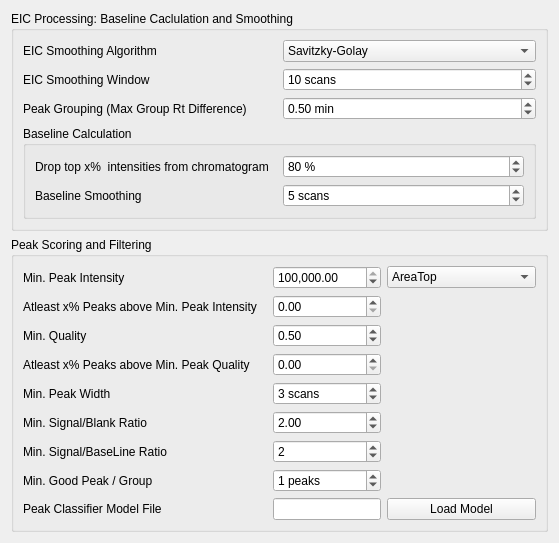
     <widget class="QWidget" name="eicProcessingTab">
      <attribute name="title">
       <string>EIC Processing and Filtering</string>
      </attribute>
      <layout class="QGridLayout" name="gridLayout_13">
       <item row="1" column="0">
        <widget class="QGroupBox" name="peakScroringOptions">
         <property name="title">
          <string>Peak Scoring and Filtering</string>
         </property>
         <layout class="QGridLayout" name="gridLayout_3">
          <item row="6" column="1">
           <widget class="QSpinBox" name="minNoNoiseObs">
            <property name="suffix">
             <string> scans</string>
            </property>
            <property name="minimum">
             <number>1</number>
            </property>
            <property name="maximum">
             <number>1000000000</number>
            </property>
            <property name="value">
             <number>3</number>
            </property>
           </widget>
          </item>
          <item row="8" column="0">
           <widget class="QLabel" name="label_6">
            <property name="text">
             <string>Min. Signal/BaseLine Ratio</string>
            </property>
           </widget>
          </item>
          <item row="10" column="3">
           <widget class="QPushButton" name="loadModelButton">
            <property name="text">
             <string>Load Model</string>
            </property>
           </widget>
          </item>
          <item row="2" column="1">
           <widget class="QDoubleSpinBox" name="minGroupIntensity">
            <property name="maximumSize">
             <size>
              <width>502</width>
              <height>16777215</height>
             </size>
            </property>
            <property name="showGroupSeparator" stdset="0">
             <bool>true</bool>
            </property>
            <property name="suffix">
             <string/>
            </property>
            <property name="maximum">
             <double>999999999.000000000000000</double>
            </property>
            <property name="value">
             <double>1000000.000000000000000</double>
            </property>
           </widget>
          </item>
          <item row="10" column="1">
           <widget class="QLineEdit" name="classificationModelFilename">
            <property name="text">
             <string/>
            </property>
           </widget>
          </item>
          <item row="7" column="0">
           <widget class="QLabel" name="label_9">
            <property name="text">
             <string>Min. Signal/Blank Ratio</string>
            </property>
           </widget>
          </item>
          <item row="2" column="3">
           <widget class="QComboBox" name="peakQuantitation">
            <item>
             <property name="text">
              <string>AreaTop</string>
             </property>
            </item>
            <item>
             <property name="text">
              <string>Area</string>
             </property>
            </item>
            <item>
             <property name="text">
              <string>Height</string>
             </property>
            </item>
            <item>
             <property name="text">
              <string>AreaNotCorrected</string>
             </property>
            </item>
            <item>
             <property name="text">
              <string>AreaTopNotCorrected</string>
             </property>
            </item>
           </widget>
          </item>
          <item row="3" column="0">
           <widget class="QLabel" name="label_27">
            <property name="text">
             <string>Atleast x% Peaks above Min. Peak Intensity   </string>
            </property>
           </widget>
          </item>
          <item row="9" column="0">
           <widget class="QLabel" name="label_100">
            <property name="text">
             <string>Min. Good Peak / Group</string>
            </property>
           </widget>
          </item>
          <item row="2" column="0">
           <widget class="QLabel" name="label_10">
            <property name="text">
             <string>Min. Peak Intensity</string>
            </property>
           </widget>
          </item>
          <item row="9" column="1">
           <widget class="QSpinBox" name="minGoodGroupCount">
            <property name="suffix">
             <string> peaks</string>
            </property>
            <property name="maximum">
             <number>100000000</number>
            </property>
            <property name="value">
             <number>1</number>
            </property>
           </widget>
          </item>
          <item row="10" column="0">
           <widget class="QLabel" name="label_5">
            <property name="text">
             <string>Peak Classifier Model File</string>
            </property>
           </widget>
          </item>
          <item row="8" column="1">
           <widget class="QSpinBox" name="sigBaselineRatio">
            <property name="maximum">
             <number>10000000</number>
            </property>
            <property name="value">
             <number>2</number>
            </property>
           </widget>
          </item>
          <item row="6" column="0">
           <widget class="QLabel" name="label_12">
            <property name="text">
             <string>Min. Peak Width</string>
            </property>
           </widget>
          </item>
          <item row="7" column="1">
           <widget class="QDoubleSpinBox" name="sigBlankRatio">
            <property name="maximum">
             <double>10000000.000000000000000</double>
            </property>
            <property name="value">
             <double>2.000000000000000</double>
            </property>
           </widget>
          </item>
          <item row="3" column="1">
           <widget class="QDoubleSpinBox" name="quantileIntensity">
            <property name="maximum">
             <double>100.000000000000000</double>
            </property>
           </widget>
          </item>
          <item row="5" column="0">
           <widget class="QLabel" name="label_28">
            <property name="text">
             <string>Atleast x% Peaks above Min. Peak Quality</string>
            </property>
           </widget>
          </item>
          <item row="5" column="1">
           <widget class="QDoubleSpinBox" name="quantileQuality">
            <property name="maximum">
             <double>100.000000000000000</double>
            </property>
           </widget>
          </item>
          <item row="4" column="0">
           <widget class="QLabel" name="labelMinQuality">
            <property name="text">
             <string>Min. Quality</string>
            </property>
           </widget>
          </item>
          <item row="4" column="1">
           <widget class="QDoubleSpinBox" name="doubleSpinBoxMinQuality">
            <property name="maximum">
             <double>1.000000000000000</double>
            </property>
            <property name="singleStep">
             <double>0.100000000000000</double>
            </property>
            <property name="value">
             <double>0.500000000000000</double>
            </property>
           </widget>
          </item>
         </layout>
        </widget>
       </item>
       <item row="0" column="0">
        <widget class="QGroupBox" name="eicOptions">
         <property name="enabled">
          <bool>true</bool>
         </property>
         <property name="title">
          <string>EIC Processing: Baseline Caclulation and Smoothing </string>
         </property>
         <layout class="QGridLayout" name="gridLayout_5">
          <item row="0" column="0">
           <widget class="QLabel" name="label_36">
            <property name="text">
             <string>EIC Smoothing Algorithm</string>
            </property>
           </widget>
          </item>
          <item row="1" column="0">
           <widget class="QLabel" name="label_13">
            <property name="text">
             <string>EIC Smoothing Window</string>
            </property>
           </widget>
          </item>
          <item row="2" column="1">
           <widget class="QDoubleSpinBox" name="grouping_maxRtDiff">
            <property name="suffix">
             <string> min</string>
            </property>
            <property name="maximum">
             <double>1000000.000000000000000</double>
            </property>
            <property name="singleStep">
             <double>0.100000000000000</double>
            </property>
            <property name="value">
             <double>0.500000000000000</double>
            </property>
           </widget>
          </item>
          <item row="2" column="0">
           <widget class="QLabel" name="label_14">
            <property name="text">
             <string>Peak Grouping (Max Group Rt Difference)</string>
            </property>
           </widget>
          </item>
          <item row="0" column="1">
           <widget class="QComboBox" name="eic_smoothingAlgorithm">
            <item>
             <property name="text">
              <string>Savitzky-Golay</string>
             </property>
            </item>
            <item>
             <property name="text">
              <string>Gaussian</string>
             </property>
            </item>
            <item>
             <property name="text">
              <string>Moving Average</string>
             </property>
            </item>
           </widget>
          </item>
          <item row="1" column="1">
           <widget class="QSpinBox" name="eic_smoothingWindow">
            <property name="suffix">
             <string> scans</string>
            </property>
            <property name="prefix">
             <string/>
            </property>
            <property name="minimum">
             <number>1</number>
            </property>
            <property name="maximum">
             <number>1000000</number>
            </property>
            <property name="singleStep">
             <number>1</number>
            </property>
            <property name="value">
             <number>10</number>
            </property>
           </widget>
          </item>
          <item row="3" column="0" colspan="2">
           <widget class="QGroupBox" name="groupBox">
            <property name="title">
             <string>Baseline Calculation</string>
            </property>
            <layout class="QGridLayout" name="gridLayout_6">
             <item row="1" column="0">
              <widget class="QLabel" name="label_8">
               <property name="text">
                <string>Baseline Smoothing </string>
               </property>
              </widget>
             </item>
             <item row="0" column="1">
              <widget class="QSpinBox" name="baseline_quantile">
               <property name="suffix">
                <string> %</string>
               </property>
               <property name="prefix">
                <string/>
               </property>
               <property name="maximum">
                <number>100</number>
               </property>
               <property name="value">
                <number>80</number>
               </property>
              </widget>
             </item>
             <item row="0" column="0">
              <widget class="QLabel" name="label_15">
               <property name="text">
                <string>Drop top x%  intensities from chromatogram</string>
               </property>
              </widget>
             </item>
             <item row="1" column="1">
              <widget class="QSpinBox" name="baseline_smoothing">
               <property name="suffix">
                <string> scans</string>
               </property>
               <property name="maximum">
                <number>1000000</number>
               </property>
               <property name="value">
                <number>5</number>
               </property>
              </widget>
             </item>
            </layout>
           </widget>
          </item>
         </layout>
        </widget>
       </item>
      </layout>
     </widget>
